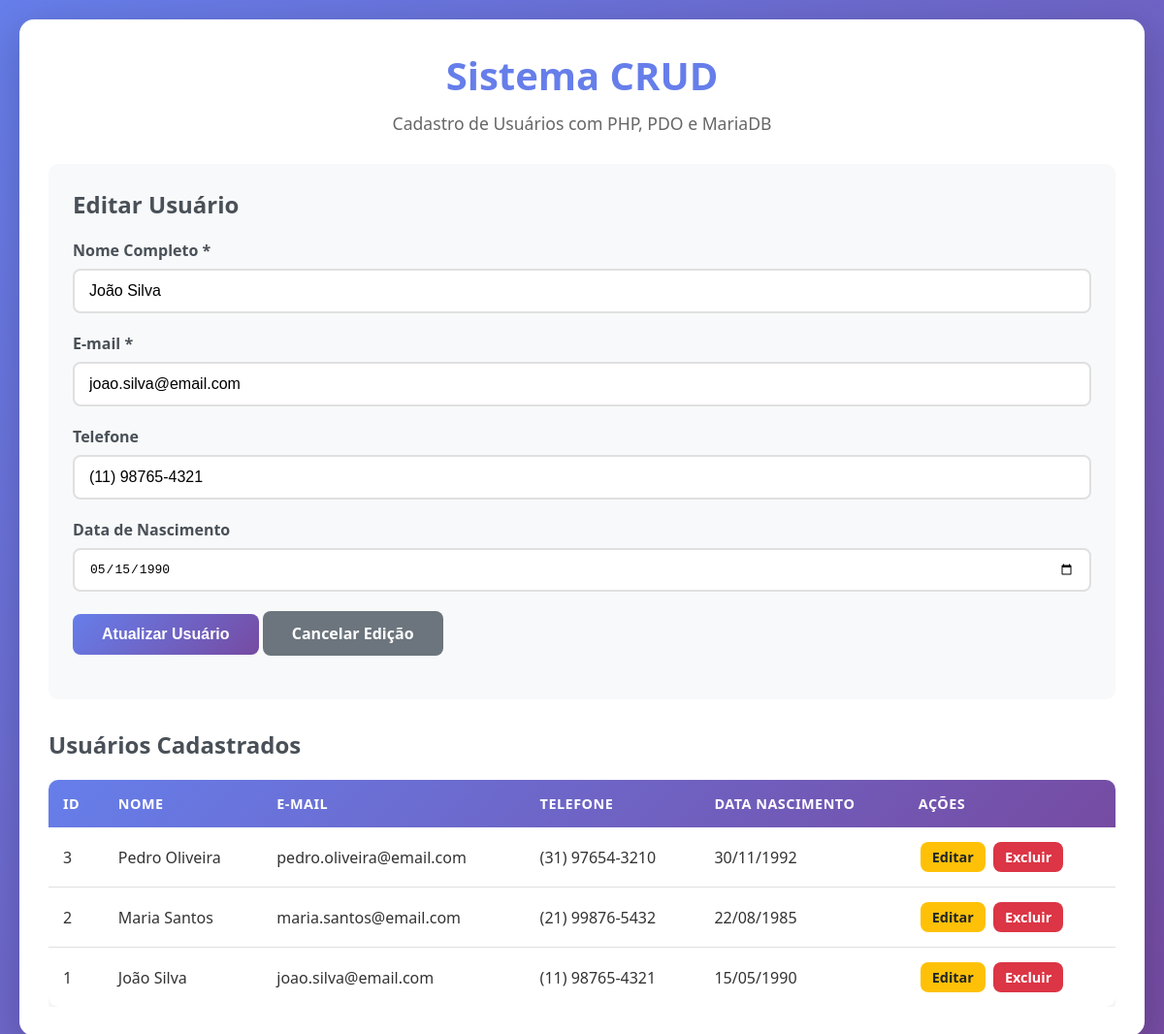
The page /?acao=editar&id=1 on the database its author committed.
### tables this page shows
CREATE TABLE usuarios (
     
    id INT AUTO_INCREMENT PRIMARY KEY,
    
     
    nome VARCHAR(100) NOT NULL,
    
     
    email VARCHAR(100) NOT NULL UNIQUE,
    
     
    telefone VARCHAR(20),
    
     
    data_nascimento DATE,
    
     
    criado_em TIMESTAMP DEFAULT CURRENT_TIMESTAMP,
    
     
    atualizado_em TIMESTAMP DEFAULT CURRENT_TIMESTAMP ON UPDATE CURRENT_TIMESTAMP
);

### index.php (the view, shortened to what this page needs)
<?php
$editando = false;
$usuario_editando = null;
if ($_SERVER['REQUEST_METHOD'] === 'POST' || isset($_GET['acao'])) {
    $pdo = getDB();
    if (isset($_GET['acao']) && $_GET['acao'] === 'editar' && isset($_GET['id'])) {
        try {
            $sql = "SELECT * FROM usuarios WHERE id = ?";
            $stmt = $pdo->prepare($sql);
            $stmt->execute([$_GET['id']]);
            $usuario_editando = $stmt->fetch();
            if ($usuario_editando) {
                $editando = true;
            } else {
                $mensagem = "Usuário não encontrado!";
                $tipo_mensagem = "erro";
            }
        } catch (PDOException $e) {
            $mensagem = "Erro ao buscar usuário: " . $e->getMessage();
            $tipo_mensagem = "erro";
        }
    }
}
try {
    $pdo = getDB();
    $sql = "SELECT * FROM usuarios ORDER BY id DESC";
    $stmt = $pdo->query($sql);
    $usuarios = $stmt->fetchAll();
} catch (PDOException $e) {
    $mensagem = "Erro ao buscar usuários: " . $e->getMessage();
    $tipo_mensagem = "erro";
    $usuarios = [];
}
?>
<!DOCTYPE html>
<html lang="pt-BR">
<head>
    <link rel="stylesheet" href="style.css">
</head>
<body>
    <div class="container">
        <h1>Sistema CRUD</h1>
        <p class="subtitle">Cadastro de Usuários com PHP, PDO e MariaDB</p>
        <div class="form-section">
            <h2><?php echo $editando ? 'Editar Usuário' : 'Cadastrar Novo Usuário'; ?></h2>
            <form method="POST" action="">
                <div class="form-group">
                    <label for="nome">Nome Completo *</label>
                    <input
                        type="text"
                        id="nome"
                        name="nome"
                        required
                        placeholder="Digite o nome completo"
                        value="<?php echo $editando ? htmlspecialchars($usuario_editando['nome']) : ''; ?>"
                    >
                </div>
                <div class="form-group">
                    <label for="email">E-mail *</label>
                    <input
                        type="email"
                        id="email"
                        name="email"
                        required
                        placeholder="exemplo@email.com"
                        value="<?php echo $editando ? htmlspecialchars($usuario_editando['email']) : ''; ?>"
                    >
                </div>
                <div class="form-group">
                    <label for="telefone">Telefone</label>
                    <input
                        type="tel"
                        id="telefone"
                        name="telefone"
                        placeholder="(00) 00000-0000"
                        value="<?php echo $editando ? htmlspecialchars($usuario_editando['telefone']) : ''; ?>"
                    >
                </div>
                <div class="form-group">
                    <label for="data_nascimento">Data de Nascimento</label>
                    <input
                        type="date"
                        id="data_nascimento"
                        name="data_nascimento"
                        value="<?php echo $editando ? $usuario_editando['data_nascimento'] : ''; ?>"
                    >
                </div>
                <div class="form-group">
                    <button type="submit" class="btn btn-primary">
                        <?php echo $editando ? 'Atualizar Usuário' : 'Cadastrar Usuário'; ?>
                    </button>
                    <?php if ($editando): ?>
                        <a href="index.php" class="btn btn-secondary">Cancelar Edição</a>
                    <?php endif; ?>
                </div>
            </form>
        </div>
        <div class="table-section">
            <h2>Usuários Cadastrados</h2>
            <div class="table-responsive">
                <?php if (count($usuarios) > 0): ?>
                    <table>
                        <thead>
                            <tr>
                                <th>ID</th>
                                <th>Nome</th>
                                <th>E-mail</th>
                                <th>Telefone</th>
                                <th>Data Nascimento</th>
                                <th>Ações</th>
                            </tr>
                        </thead>
                        <tbody>
                            <?php
                            foreach ($usuarios as $usuario): ?>
                                <tr>
                                    <td><?php echo $usuario['id']; ?></td>
                                    <td><?php echo htmlspecialchars($usuario['nome']); ?></td>
                                    <td><?php echo htmlspecialchars($usuario['email']); ?></td>
                                    <td><?php echo htmlspecialchars($usuario['telefone']); ?></td>
                                    <td>
                                        <?php
                                        echo $usuario['data_nascimento'] ?
                                            date('d/m/Y', strtotime($usuario['data_nascimento'])) :
                                            '-';
                                        ?>
                                    </td>
                                    <td>
                                        <a href="?acao=editar&id=<?php echo $usuario['id']; ?>"
                                           class="btn btn-warning btn-small">
                                            Editar
                                        </a>
                                        <a href="?acao=excluir&id=<?php echo $usuario['id']; ?>"
                                           class="btn btn-danger btn-small"
                                           onclick="return confirm('Tem certeza que deseja excluir este usuário?')">
                                            Excluir
                                        </a>
                                    </td>
                                </tr>
                            <?php endforeach; ?>
                        </tbody>
                    </table>
                <?php endif; ?>
            </div>
        </div>
    </div>
</body>
</html>

### style.css (style rules this page uses)
* { margin: 0; padding: 0; box-sizing: border-box; }
body { font-family: 'Segoe UI', Tahoma, Geneva, Verdana, sans-serif; background: linear-gradient(135deg, #667eea 0%, #764ba2 100%); min-height: 100vh; padding: 20px; color: #333; }
.container { max-width: 1200px; margin: 0 auto; background: white; border-radius: 15px; box-shadow: 0 10px 40px rgba(0, 0, 0, 0.2); padding: 30px; }
h1 { color: #667eea; text-align: center; margin-bottom: 10px; font-size: 2.5em; }
.subtitle { text-align: center; color: #666; margin-bottom: 30px; font-size: 1.1em; }
.form-section { background: #f8f9fa; padding: 25px; border-radius: 10px; margin-bottom: 30px; }
.form-section h2 { color: #495057; margin-bottom: 20px; font-size: 1.5em; }
.form-group { margin-bottom: 20px; }
label { display: block; margin-bottom: 8px; color: #495057; font-weight: 600; }
input[type="text"], input[type="email"], input[type="tel"], input[type="date"] { width: 100%; padding: 12px 15px; border: 2px solid #e0e0e0; border-radius: 8px; font-size: 1em; transition: all 0.3s ease; }
.btn { padding: 12px 30px; border: none; border-radius: 8px; font-size: 1em; font-weight: 600; cursor: pointer; transition: all 0.3s ease; text-decoration: none; display: inline-block; }
.btn-primary { background: linear-gradient(135deg, #667eea 0%, #764ba2 100%); color: white; }
.btn-warning { background-color: #ffc107; color: #212529; }
.btn-danger { background-color: #dc3545; color: white; }
.btn-secondary { background-color: #6c757d; color: white; }
.btn-small { padding: 6px 12px; font-size: 0.9em; margin: 0 2px; }
.table-section { margin-top: 30px; }
.table-section h2 { color: #495057; margin-bottom: 20px; font-size: 1.5em; }
.table-responsive { overflow-x: auto; }
table { width: 100%; border-collapse: collapse; background: white; border-radius: 10px; overflow: hidden; box-shadow: 0 2px 10px rgba(0, 0, 0, 0.1); }
thead { background: linear-gradient(135deg, #667eea 0%, #764ba2 100%); color: white; }
th { padding: 15px; text-align: left; font-weight: 600; text-transform: uppercase; font-size: 0.9em; letter-spacing: 0.5px; }
td { padding: 15px; border-bottom: 1px solid #e0e0e0; }
tbody tr { transition: background-color 0.2s ease; }
tbody tr:last-child td { border-bottom: none; }

### rows shown on the page
usuarios: nome "João Silva", email "joao.silva@email.com", telefone "(11) 98765-4321", data_nascimento "05/15/1990", id "1", data_nascimento "15/05/1990"
usuarios: id "3", nome "Pedro Oliveira", email "pedro.oliveira@email.com", telefone "(31) 97654-3210", data_nascimento "30/11/1992"
usuarios: id "2", nome "Maria Santos", email "maria.santos@email.com", telefone "(21) 99876-5432", data_nascimento "22/08/1985"
